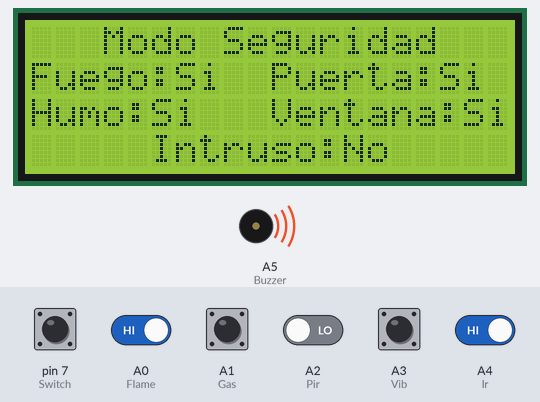
Simulated run of this sketch. Board: Arduino Uno, built with avr-gcc and run on an emulated ATmega328P. Shown: 20×4 character LCD, buzzer (waves = sounding, pin HIGH). Inputs (shaded band) come from the test bench; at power-on: A0 (Flame), A1 (Gas), A3 (Vib), A4 (Ir), pin 7 (Switch) HIGH, A2 (Pir) LOW.

Above: at 1.9 s.
2.0 s: A3 (Vib) pulled LOW for 0.15 s
At 2.08 s:
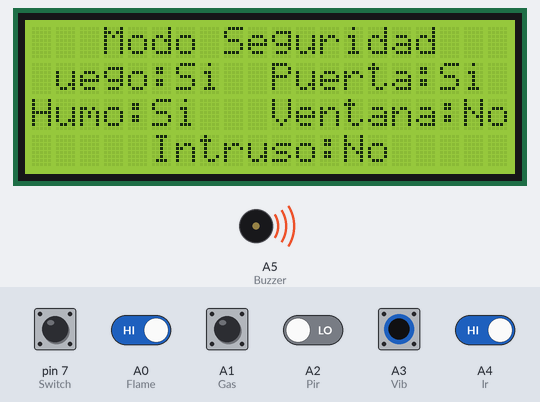
3.6 s: pin 7 (Switch) pulled LOW for 0.15 s
At 3.68 s:
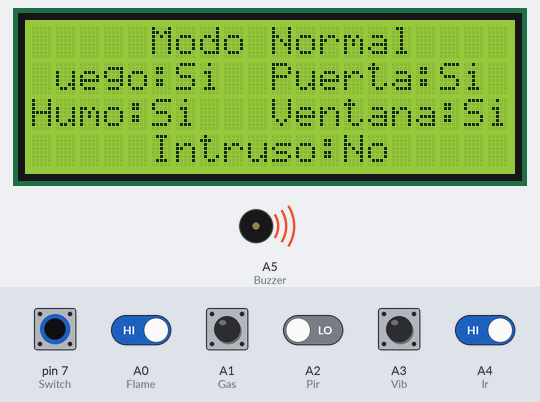
5.2 s: A0 (Flame) driven LOW
At 5.5 s:
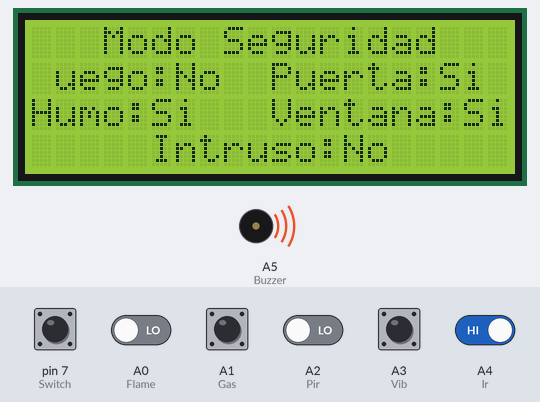
6.7 s: A1 (Gas) pulled LOW for 0.15 s
At 6.78 s:
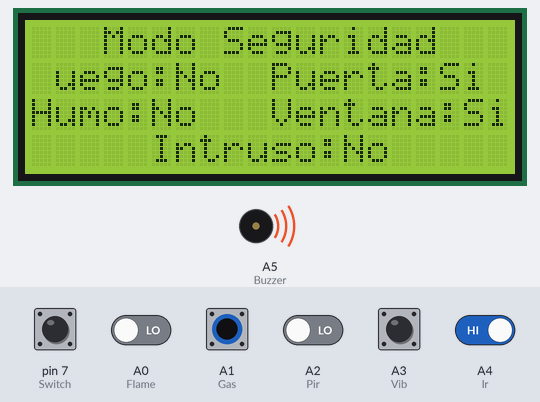
8.3 s: A2 (Pir) driven HIGH
At 9.0 s:
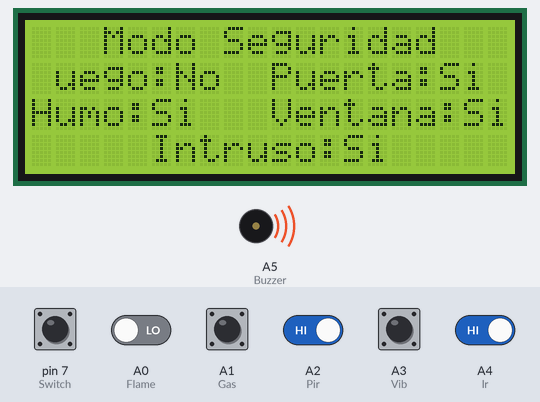
9.8 s: A4 (Ir) driven LOW
At 10.1 s:
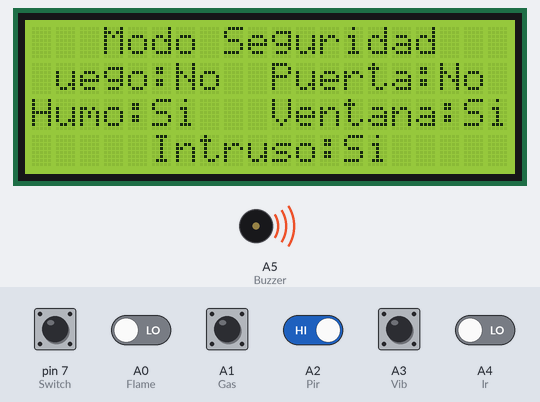
Timing chart, 0 to 12.3 s (numbered marks = the images above; inputs shaded):
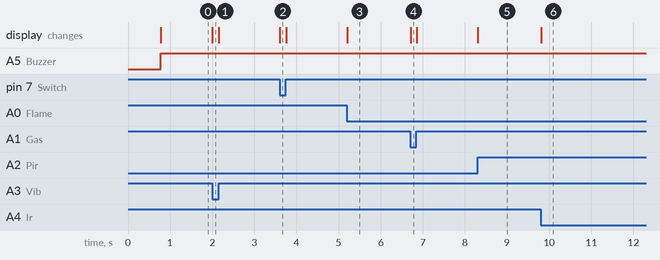

The sketch:

CodigoProyecto.ino
```cpp
#include <LiquidCrystal.h>

//---Definimos los pines de entrada de nuestra LCD---
const int rs = 12, en = 11, d4 = 5, d5 = 4, d6 = 3, d7 = 2;

//---Los mandamos a la libreria---
LiquidCrystal lcd(rs, en, d4, d5, d6, d7);

//---Definimos pines y variables---
#define Flame A0
#define Gas A1
#define Pir A2
#define Vib A3
#define Ir A4
#define Buzzer A5
#define Switch 7
boolean Fuego, Humo, Intruso, Ventana, Puerta;
boolean Mode = false;

void setup() {

  // ---Establecemos entradas y salidas---
  pinMode(Flame, INPUT_PULLUP);
  pinMode(Gas, INPUT_PULLUP);
  pinMode(Pir, INPUT_PULLUP);
  pinMode(Vib, INPUT_PULLUP);
  pinMode(Ir, INPUT_PULLUP);
  pinMode(Switch, INPUT_PULLUP);
  pinMode(Buzzer, OUTPUT);

  //---Pantalla de inicio---

  //Establecemos tamaño de nuestra pantalla
  lcd.begin(20, 4);

  lcd.setCursor(2, 0);
  lcd.print("Sistema de Alarma");
  lcd.setCursor(8, 1);
  lcd.print(" USO");
  lcd.setCursor(3, 2);
  lcd.print("Arquitectura de ");
  lcd.setCursor(4, 3);
  lcd.print("Computadoras.");
  delay(700);
  lcd.clear();

  //---Llamamos nuestro display base de texto---
  Display_Base();
}

void loop()
{

  //---establecemos valor de variables---
  Fuego = digitalRead(Flame);
  Humo = digitalRead(Gas);
  Intruso = digitalRead(Pir);
  Ventana = digitalRead(Vib);
  Puerta = digitalRead(Ir);
  Mode = digitalRead(Switch);

  //---llamamos a mostrar valor de los sensores---
  Sensor_Valores();

  //---Aqui determinamos el tipo de sistema que usaremos---
  if (Mode == false) {

    /*El modo normal solo cambia texto de la primer linea y no activa el
      buzzer*/
    lcd.setCursor(3, 0);
    lcd.print("  Modo Normal   ");
  } else {

    /*El modo seguridad activa un buzzer cuando se obtiene valor HIGH
      en cualquier sensor*/
    lcd.setCursor(3, 0);
    lcd.print("Modo Seguridad");
    if ((Fuego == HIGH) || (Humo == HIGH) || (Intruso == HIGH) || (Ventana == HIGH) || (Puerta == HIGH)) {
      digitalWrite(Buzzer, HIGH);
    } else {
      digitalWrite(Buzzer, LOW);
    }
  }
}

//---Funcion para mostrar sensores, el texto---
void Display_Base() {
  lcd.setCursor(0, 1);
  lcd.print("Fuego:");
  lcd.setCursor(0, 2);
  lcd.print("Humo:");
  lcd.setCursor(10, 1);
  lcd.print("Puerta:");
  lcd.setCursor(10, 2);
  lcd.print("Ventana:");
  lcd.setCursor(5, 3);
  lcd.print("Intruso:");
}

//---Funcion para mostrar sensores, los valores---
void Sensor_Valores() {
  if (Fuego == true) {
    lcd.setCursor(6, 1); lcd.print("Si");
  } else {
    lcd.setCursor(6, 1); lcd.print("No");
  }
  if (Humo == true) {
    lcd.setCursor(5, 2); lcd.print("Si");
  } else {
    lcd.setCursor(5, 2); lcd.print("No ");
  }
  if (Puerta == true) {
    lcd.setCursor(17, 1); lcd.print("Si");
  } else {
    lcd.setCursor(17, 1); lcd.print("No ");
  }
  if (Ventana == true) {
    lcd.setCursor(18, 2); lcd.print("Si");
  } else {
    lcd.setCursor(18, 2); lcd.print("No ");
  }
  if (Intruso == true) {
    lcd.setCursor(13, 3); lcd.print("Si");
  } else {
    lcd.setCursor(13, 3); lcd.print("No ");
  }
}
```

Measured:
- after the input at 2.0 s, the display: changes at once (image 1)
- after the input at 3.6 s, the display: changes at once (image 2)
- after the input at 5.2 s, the display: changes at once (image 3)
- after the input at 6.7 s, the display: changes at once (image 4)
- after the input at 8.3 s, the display: changes at once (image 5)
- after the input at 9.8 s, the display: changes at once (image 6)
